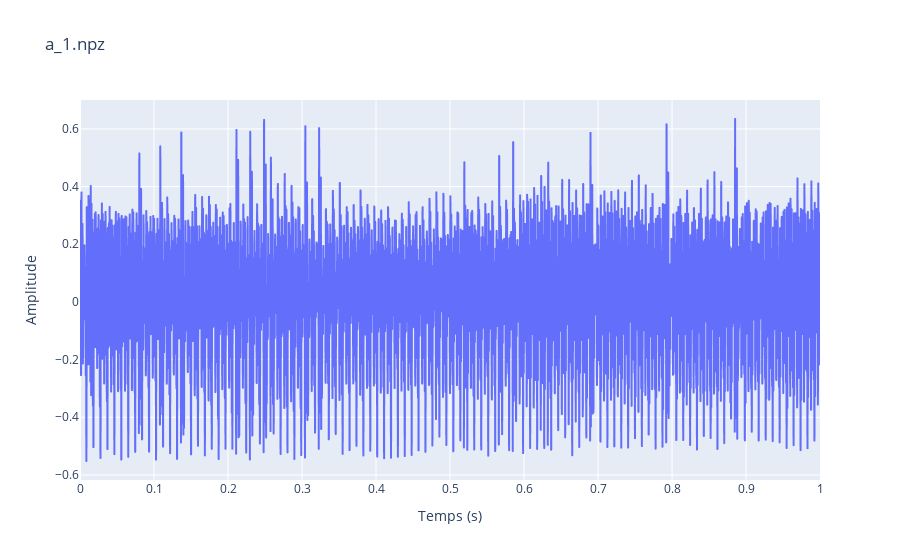
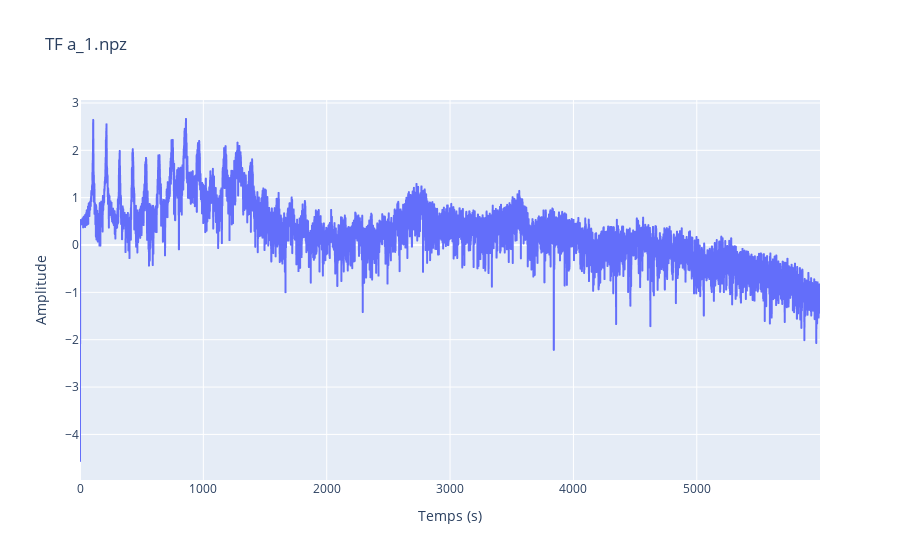

The notebook cell saved with these charts, in order:
### Markdown cell above
## **Fonctions generiques**

### Code cell
signal_dict = np.load('apprentissage/a_1.npz') # signal_dict est un dictionnaire
#contenant les données contenues dans le fichier signal.npz
s = signal_dict['s'] # extraction du signal utile
t = signal_dict['t'] # extraction du vecteur temps associé au signal

px.line(x=t, y=s, labels={"x":"Temps (s)", "y":"Amplitude"},
title="a_1.npz").show()

#help(san.trans_fourier)
nu, S = san.trans_fourier(s-np.mean(s), t)


px.line(x=nu, y=np.log10(np.absolute(S)), labels={"x":"Temps (s)", "y":"Amplitude"},
title="TF a_1.npz").show()

### Figure 1 — Plotly figure (JSON) as saved in the notebook; plotly's stock layout.template omitted (floating-point values rounded to 4 significant figures; data arrays with more than 128 entries replaced by an {"elided": "..."} marker saying what was removed)
{"data": [{"hovertemplate": "Temps (s)=%{x}<br>Amplitude=%{y}<extra></extra>", "legendgroup": "", "line": {"color": "#636efa", "dash": "solid"}, "marker": {"symbol": "circle"}, "mode": "lines", "name": "", "showlegend": false, "type": "scattergl", "x": {"elided": "12000 float values"}, "xaxis": "x", "y": {"elided": "12000 float values"}, "yaxis": "y"}], "layout": {"legend": {"tracegroupgap": 0}, "title": {"text": "a_1.npz"}, "xaxis": {"anchor": "y", "domain": [0, 1], "title": {"text": "Temps (s)"}}, "yaxis": {"anchor": "x", "domain": [0, 1], "title": {"text": "Amplitude"}}}}

### Figure 2 — Plotly figure (JSON) as saved in the notebook; plotly's stock layout.template omitted (floating-point values rounded to 4 significant figures; data arrays with more than 128 entries replaced by an {"elided": "..."} marker saying what was removed)
{"data": [{"hovertemplate": "Temps (s)=%{x}<br>Amplitude=%{y}<extra></extra>", "legendgroup": "", "line": {"color": "#636efa", "dash": "solid"}, "marker": {"symbol": "circle"}, "mode": "lines", "name": "", "showlegend": false, "type": "scattergl", "x": {"elided": "6000 float values"}, "xaxis": "x", "y": {"elided": "6000 float values"}, "yaxis": "y"}], "layout": {"legend": {"tracegroupgap": 0}, "title": {"text": "TF a_1.npz"}, "xaxis": {"anchor": "y", "domain": [0, 1], "title": {"text": "Temps (s)"}}, "yaxis": {"anchor": "x", "domain": [0, 1], "title": {"text": "Amplitude"}}}}
